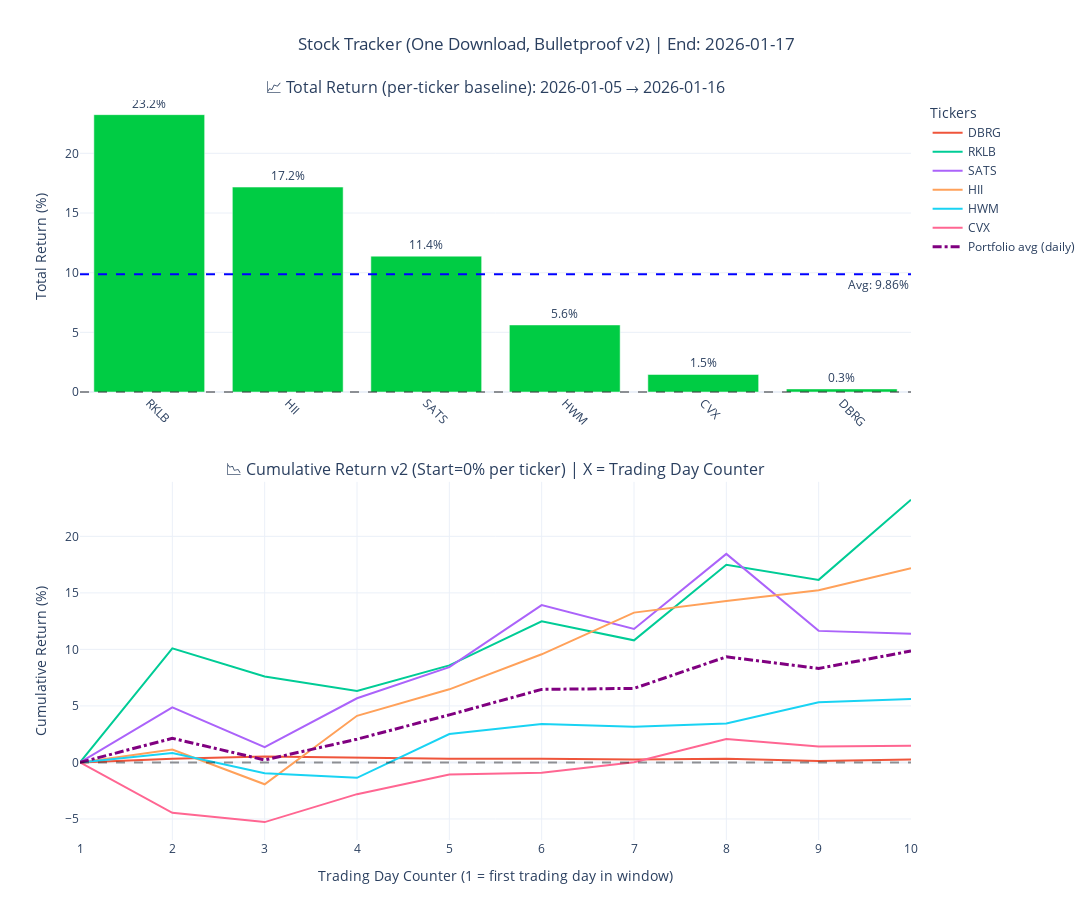

The code cell stored with this chart in its notebook:
### Code cell
BASELINE_DATE = "2026-01-03"
print(format_pretty_tracker_block(BASELINE_DATE))
comp = load_components_for_date(BASELINE_DATE)
STOCK_TICKERS = _dedup_keep_order(comp["weekly"] + comp["pro30"] + comp["movers"])
result = run_trade_return(STOCK_TICKERS, BASELINE_DATE, future_date_str, group_sets=comp)

### Figure 1 — Plotly figure (JSON) as saved in the notebook; plotly's stock layout.template omitted (floating-point values rounded to 4 significant figures)
{"data": [{"customdata": [[78.14, 96.3, "2026-01-05"], [363.5, 425.9, "2026-01-05"], [110.7, 123.3, "2026-01-05"], [212.9, 224.9, "2026-01-05"], [163.8, 166.3, "2026-01-05"], [15.31, 15.35, "2026-01-05"]], "hovertemplate": "<b>%{x}</b><br>Baseline: $%{customdata[0]:.2f}<br>Current: $%{customdata[1]:.2f}<br>Return: %{y:.2f}%<br>Baseline Date Used: %{customdata[2]}<extra></extra>", "marker": {"color": ["#00CC44", "#00CC44", "#00CC44", "#00CC44", "#00CC44", "#00CC44"]}, "showlegend": false, "text": ["23.2%", "17.2%", "11.4%", "5.6%", "1.5%", "0.3%"], "textposition": "outside", "type": "bar", "x": ["RKLB", "HII", "SATS", "HWM", "CVX", "DBRG"], "xaxis": "x", "y": [23.24, 17.17, 11.39, 5.622, 1.471, 0.2613], "yaxis": "y"}, {"customdata": [["2026-01-05"], ["2026-01-06"], ["2026-01-07"], ["2026-01-08"], ["2026-01-09"], ["2026-01-12"], ["2026-01-13"], ["2026-01-14"], ["2026-01-15"], ["2026-01-16"]], "hovertemplate": "<b>DBRG</b><br>Trading Day: %{x}<br>Date: %{customdata[0]}<br>Return: %{y:.2f}%<br>Baseline: 2026-01-05 @ 15.31<extra></extra>", "mode": "lines", "name": "DBRG", "type": "scatter", "x": [1, 2, 3, 4, 5, 6, 7, 8, 9, 10], "xaxis": "x2", "y": [0.0, 0.3266, 0.5225, 0.3919, 0.3266, 0.3266, 0.2613, 0.3266, 0.1306, 0.2613], "yaxis": "y2"}, {"customdata": [["2026-01-05"], ["2026-01-06"], ["2026-01-07"], ["2026-01-08"], ["2026-01-09"], ["2026-01-12"], ["2026-01-13"], ["2026-01-14"], ["2026-01-15"], ["2026-01-16"]], "hovertemplate": "<b>RKLB</b><br>Trading Day: %{x}<br>Date: %{customdata[0]}<br>Return: %{y:.2f}%<br>Baseline: 2026-01-05 @ 78.14<extra></extra>", "mode": "lines", "name": "RKLB", "type": "scatter", "x": [1, 2, 3, 4, 5, 6, 7, 8, 9, 10], "xaxis": "x2", "y": [0.0, 10.1, 7.602, 6.322, 8.587, 12.49, 10.8, 17.48, 16.15, 23.24], "yaxis": "y2"}, {"customdata": [["2026-01-05"], ["2026-01-06"], ["2026-01-07"], ["2026-01-08"], ["2026-01-09"], ["2026-01-12"], ["2026-01-13"], ["2026-01-14"], ["2026-01-15"], ["2026-01-16"]], "hovertemplate": "<b>SATS</b><br>Trading Day: %{x}<br>Date: %{customdata[0]}<br>Return: %{y:.2f}%<br>Baseline: 2026-01-05 @ 110.67<extra></extra>", "mode": "lines", "name": "SATS", "type": "scatter", "x": [1, 2, 3, 4, 5, 6, 7, 8, 9, 10], "xaxis": "x2", "y": [0.0, 4.87, 1.346, 5.675, 8.43, 13.92, 11.81, 18.45, 11.64, 11.39], "yaxis": "y2"}, {"customdata": [["2026-01-05"], ["2026-01-06"], ["2026-01-07"], ["2026-01-08"], ["2026-01-09"], ["2026-01-12"], ["2026-01-13"], ["2026-01-14"], ["2026-01-15"], ["2026-01-16"]], "hovertemplate": "<b>HII</b><br>Trading Day: %{x}<br>Date: %{customdata[0]}<br>Return: %{y:.2f}%<br>Baseline: 2026-01-05 @ 363.48<extra></extra>", "mode": "lines", "name": "HII", "type": "scatter", "x": [1, 2, 3, 4, 5, 6, 7, 8, 9, 10], "xaxis": "x2", "y": [0.0, 1.133, -1.934, 4.124, 6.468, 9.566, 13.26, 14.28, 15.24, 17.17], "yaxis": "y2"}, {"customdata": [["2026-01-05"], ["2026-01-06"], ["2026-01-07"], ["2026-01-08"], ["2026-01-09"], ["2026-01-12"], ["2026-01-13"], ["2026-01-14"], ["2026-01-15"], ["2026-01-16"]], "hovertemplate": "<b>HWM</b><br>Trading Day: %{x}<br>Date: %{customdata[0]}<br>Return: %{y:.2f}%<br>Baseline: 2026-01-05 @ 212.92<extra></extra>", "mode": "lines", "name": "HWM", "type": "scatter", "x": [1, 2, 3, 4, 5, 6, 7, 8, 9, 10], "xaxis": "x2", "y": [0.0, 0.8313, -0.9487, -1.362, 2.513, 3.396, 3.156, 3.443, 5.326, 5.622], "yaxis": "y2"}, {"customdata": [["2026-01-05"], ["2026-01-06"], ["2026-01-07"], ["2026-01-08"], ["2026-01-09"], ["2026-01-12"], ["2026-01-13"], ["2026-01-14"], ["2026-01-15"], ["2026-01-16"]], "hovertemplate": "<b>CVX</b><br>Trading Day: %{x}<br>Date: %{customdata[0]}<br>Return: %{y:.2f}%<br>Baseline: 2026-01-05 @ 163.85<extra></extra>", "mode": "lines", "name": "CVX", "type": "scatter", "x": [1, 2, 3, 4, 5, 6, 7, 8, 9, 10], "xaxis": "x2", "y": [0.0, -4.461, -5.279, -2.807, -1.062, -0.9216, 0.01221, 2.069, 1.41, 1.471], "yaxis": "y2"}, {"hovertemplate": "Trading Day: %{x}<br>Avg return: %{y:.2f}%<extra></extra>", "line": {"color": "purple", "dash": "dashdot", "width": 3}, "mode": "lines", "name": "Portfolio avg (daily)", "type": "scatter", "x": [1, 2, 3, 4, 5, 6, 7, 8, 9, 10], "xaxis": "x2", "y": [0.0, 2.133, 0.2181, 2.057, 4.21, 6.462, 6.549, 9.342, 8.315, 9.859], "yaxis": "y2"}], "layout": {"annotations": [{"font": {"size": 16}, "showarrow": false, "text": "📈 Total Return (per-ticker baseline): 2026-01-05 → 2026-01-16", "x": 0.5, "xanchor": "center", "xref": "paper", "y": 1, "yanchor": "bottom", "yref": "paper"}, {"font": {"size": 16}, "showarrow": false, "text": "📉 Cumulative Return v2 (Start=0% per ticker) | X = Trading Day Counter", "x": 0.5, "xanchor": "center", "xref": "paper", "y": 0.484, "yanchor": "bottom", "yref": "paper"}, {"showarrow": false, "text": "Avg: 9.86%", "x": 1, "xanchor": "right", "xref": "x domain", "y": 9.859, "yanchor": "top", "yref": "y"}], "height": 920, "hovermode": "closest", "legend": {"title": {"text": "Tickers"}}, "shapes": [{"line": {"color": "black", "dash": "dash"}, "opacity": 0.4, "type": "line", "x0": 0, "x1": 1, "xref": "x domain", "y0": 0, "y1": 0, "yref": "y"}, {"line": {"color": "blue", "dash": "dash"}, "type": "line", "x0": 0, "x1": 1, "xref": "x domain", "y0": 9.859, "y1": 9.859, "yref": "y"}, {"line": {"color": "black", "dash": "dash"}, "opacity": 0.4, "type": "line", "x0": 0, "x1": 1, "xref": "x2 domain", "y0": 0, "y1": 0, "yref": "y2"}], "title": {"text": "Stock Tracker (One Download, Bulletproof v2) | End: 2026-01-17", "x": 0.5}, "width": 1120, "xaxis": {"anchor": "y", "domain": [0, 1], "tickangle": 45}, "xaxis2": {"anchor": "y2", "domain": [0, 1], "dtick": 1, "title": {"text": "Trading Day Counter (1 = first trading day in window)"}}, "yaxis": {"anchor": "x", "domain": [0.604, 1], "title": {"text": "Total Return (%)"}}, "yaxis2": {"anchor": "x2", "domain": [0, 0.484], "title": {"text": "Cumulative Return (%)"}}}}
